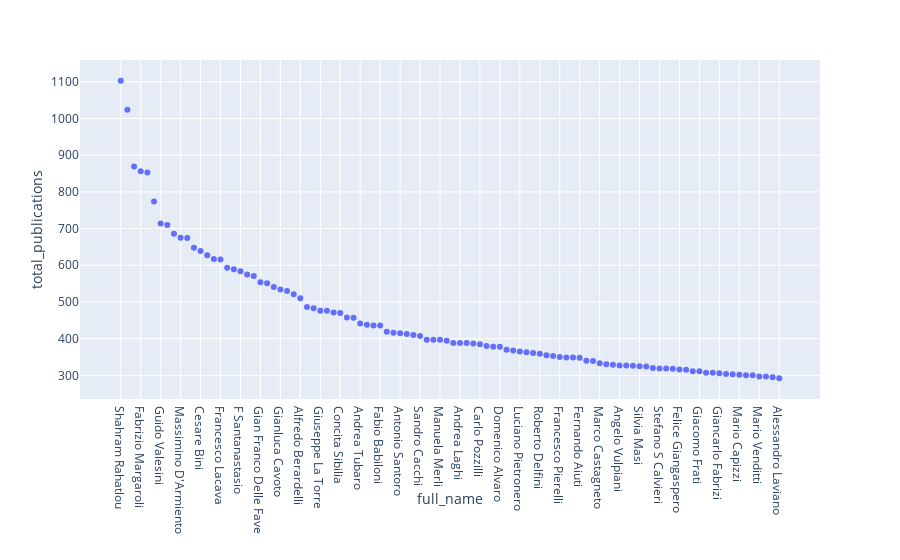

The notebook cell this image was saved under:
### Code cell
px.scatter(df, x="full_name", y="total_publications", hover_name="full_name", 
           hover_data=['id', 'total_publications'], 
           height=600, title="")

### Figure 1 — Plotly figure (JSON) as saved in the notebook; plotly's stock layout.template omitted (floating-point values rounded to 4 significant figures; data arrays with more than 128 entries replaced by an {"elided": "..."} marker saying what was removed)
{"data": [{"customdata": {"elided": "100x2 mixed values"}, "hoverlabel": {"namelength": 0}, "hovertemplate": "<b>%{hovertext}</b><br><br>full_name=%{x}<br>total_publications=%{customdata[1]}<br>id=%{customdata[0]}", "hovertext": ["Shahram Rahatlou", "Egidio Longo", "Torello Maria Lotti", "Fabrizio Margaroli", "Massimo Volpe", "Stefano Giagu", "Guido Valesini", "Riccardo Faccini", "Maurizio Brunori", "Massimino D'Armiento", "Salvatore Cucchiara", "P Bagnaia", "Cesare Bini", "Francesco Violi", "Giorgio Parisi", "Francesco Lacava", "Andrea Lenzi", "Mario Bertolotti", "F Santanastasio", "Matteo Bauce", "Giovanni Organtini", "Gian Franco Delle Fave", "Badder Marzocchi", "Mamada Iori", "Gianluca Cavoto", "Roberto Passariello", "Paolo Girardi", "Alfredo Berardelli", "Paolo Marchetti", "Robin Foà", "Giuseppe La Torre", "Maurizio Pompili", "Guido Ciapetti", "Concita Sibilia", "Eugenio Gaudio", "Pierluigi Benedetti Panici", "Andrea Tubaro", "Giuseppe Biondi-Zoccai", "Carlo Catalano", "Fabio Babiloni", "Francesco Sciortino", "Francesco M Fedele", "Antonio Santoro", "Paolo-Emilio Puddu", "Vincenzo Vullo", "Sandro Cacchi", "Massimo Breccia", "Vincenzo Cuomo", "Manuela Merli", "Luigi Campanella", "Claudio C Babiloni", "Andrea Laghi", "Giancarlo Ruocco", "P Bagiacchi", "Carlo Pozzilli", "Giuliana Alimena", "Angela Santoni", "Domenico Alvaro", "Pasquale Bartolomeo Berloco", "Massimo Rossi", "Luciano Pietronero", "Erino Angelo Rendina", "Federico Venuta", "Roberto Delfini", "Vincenzo Esposito", "Alessandro Melchiorri", "Francesco Pierelli", "Paolo De Bernardis", "Elena Solfaroli Camillocci", "Fernando Aiuti", "Cosimo De Nunzio", "Bruno Marino", "Marco Castagneto", "Antonello Mai", "Claudio Letizia", "Angelo Vulpiani", "M Kuna", "Emilio Marmo", "Silvia Masi", "Cesare Fieschi", "Fulvio Ricci", "Stefano S Calvieri", "Bruno Annibale", "Gabriele Capurso", "Felice Giangaspero", "F Preiato", "Alberto Signore", "Giacomo Frati", "Eraldo Antonini", "Salvatore Minisola", "Giancarlo Fabrizi", "Oliviero Riggio", "Naurang Lal Saini", "Mario Capizzi", "Nicolo' Scuderi", "Marcello Nicoletti", "Mario Venditti", "Marino Artico", "Guido Antonelli", "Alessandro Laviano"], "legendgroup": "", "marker": {"color": "#636efa", "symbol": "circle"}, "mode": "markers", "name": "", "showlegend": false, "type": "scatter", "uid": "e5074f31-a95c-48b8-9dc0-78cbe3dac0c7", "x": ["Shahram Rahatlou", "Egidio Longo", "Torello Maria Lotti", "Fabrizio Margaroli", "Massimo Volpe", "Stefano Giagu", "Guido Valesini", "Riccardo Faccini", "Maurizio Brunori", "Massimino D'Armiento", "Salvatore Cucchiara", "P Bagnaia", "Cesare Bini", "Francesco Violi", "Giorgio Parisi", "Francesco Lacava", "Andrea Lenzi", "Mario Bertolotti", "F Santanastasio", "Matteo Bauce", "Giovanni Organtini", "Gian Franco Delle Fave", "Badder Marzocchi", "Mamada Iori", "Gianluca Cavoto", "Roberto Passariello", "Paolo Girardi", "Alfredo Berardelli", "Paolo Marchetti", "Robin Foà", "Giuseppe La Torre", "Maurizio Pompili", "Guido Ciapetti", "Concita Sibilia", "Eugenio Gaudio", "Pierluigi Benedetti Panici", "Andrea Tubaro", "Giuseppe Biondi-Zoccai", "Carlo Catalano", "Fabio Babiloni", "Francesco Sciortino", "Francesco M Fedele", "Antonio Santoro", "Paolo-Emilio Puddu", "Vincenzo Vullo", "Sandro Cacchi", "Massimo Breccia", "Vincenzo Cuomo", "Manuela Merli", "Luigi Campanella", "Claudio C Babiloni", "Andrea Laghi", "Giancarlo Ruocco", "P Bagiacchi", "Carlo Pozzilli", "Giuliana Alimena", "Angela Santoni", "Domenico Alvaro", "Pasquale Bartolomeo Berloco", "Massimo Rossi", "Luciano Pietronero", "Erino Angelo Rendina", "Federico Venuta", "Roberto Delfini", "Vincenzo Esposito", "Alessandro Melchiorri", "Francesco Pierelli", "Paolo De Bernardis", "Elena Solfaroli Camillocci", "Fernando Aiuti", "Cosimo De Nunzio", "Bruno Marino", "Marco Castagneto", "Antonello Mai", "Claudio Letizia", "Angelo Vulpiani", "M Kuna", "Emilio Marmo", "Silvia Masi", "Cesare Fieschi", "Fulvio Ricci", "Stefano S Calvieri", "Bruno Annibale", "Gabriele Capurso", "Felice Giangaspero", "F Preiato", "Alberto Signore", "Giacomo Frati", "Eraldo Antonini", "Salvatore Minisola", "Giancarlo Fabrizi", "Oliviero Riggio", "Naurang Lal Saini", "Mario Capizzi", "Nicolo' Scuderi", "Marcello Nicoletti", "Mario Venditti", "Marino Artico", "Guido Antonelli", "Alessandro Laviano"], "xaxis": "x", "y": [1103, 1024, 869, 856, 853, 774, 714, 710, 686, 675, 674, 648, 639, 627, 617, 616, 593, 589, 584, 575, 571, 554, 551, 541, 534, 530, 521, 510, 486, 483, 476, 476, 471, 470, 458, 457, 441, 438, 436, 436, 419, 416, 415, 413, 410, 407, 397, 397, 397, 394, 388, 388, 388, 387, 385, 380, 378, 378, 370, 368, 365, 363, 361, 359, 355, 353, 350, 349, 349, 348, 340, 339, 333, 330, 329, 327, 327, 326, 325, 324, 320, 319, 319, 318, 316, 315, 311, 311, 307, 307, 306, 304, 303, 302, 300, 300, 297, 297, 295, 292], "yaxis": "y"}], "layout": {"autosize": true, "grid": {"xaxes": ["x"], "xgap": 0.1, "xside": "bottom", "yaxes": ["y"], "ygap": 0.1, "yside": "left"}, "legend": {"tracegroupgap": 0}, "margin": {"t": 60}, "xaxis": {"autorange": true, "range": [-6.057, 105.1], "title": {"text": "full_name"}, "type": "category"}, "yaxis": {"autorange": true, "range": [225.2, 1170.0], "title": {"text": "total_publications"}, "type": "linear"}}}
